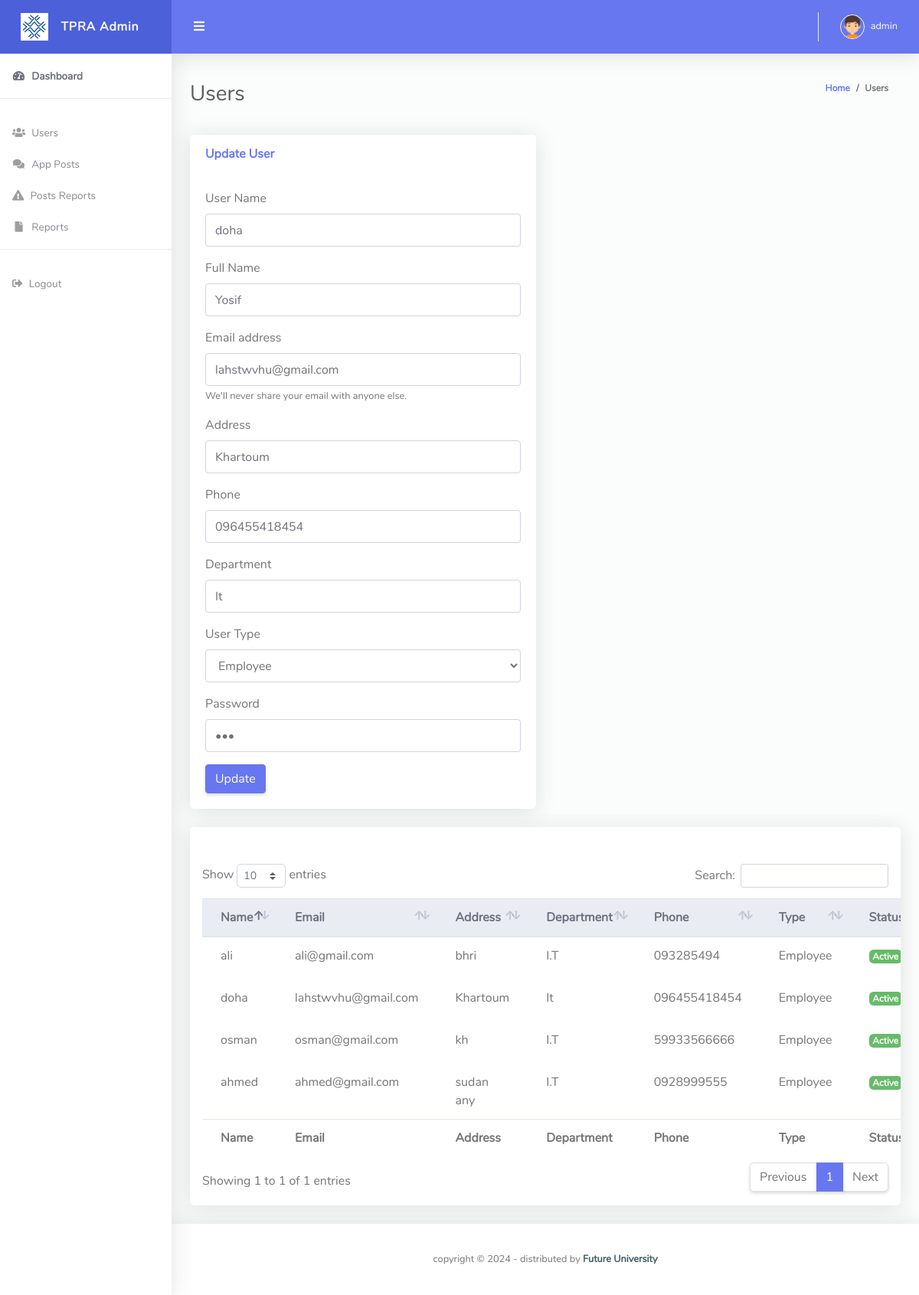
Page /manage_user.php?edit_id=9&action=edit (signed in) on the committed database.
### tables this page shows
CREATE TABLE `users` (
  `user_id` int(11) NOT NULL,
  `user_name` varchar(255) NOT NULL,
  `full_name` varchar(255) NOT NULL,
  `email` varchar(255) NOT NULL,
  `address` varchar(255) NOT NULL,
  `department` varchar(255) DEFAULT NULL,
  `phone` varchar(255) NOT NULL,
  `password` varchar(255) NOT NULL,
  `user_type` int(11) NOT NULL DEFAULT 0,
  `status` int(11) NOT NULL DEFAULT 1 COMMENT '0 : active\r\n1 :non-active',
  `user_del` int(11) NOT NULL DEFAULT 0 COMMENT '0 : not delete\r\n1 : deleted',
  `user_image` varchar(255) DEFAULT NULL,
  `added_date` timestamp NOT NULL DEFAULT current_timestamp()
);

### include/function.php (called while the page is built, shortened)
<?php
global $conn;
  function Get_users(){
	global $conn ;
   $sql = "SELECT * FROM `users` WHERE user_type = 0 and `user_del`  = 0 order by user_id DESC";
   if($query = mysqli_query($conn,$sql))
	{
	return $query;
	}
   else
	{
	echo $sql;die;
	}
  }
    function User_detils($user_id){
	global $conn;
	 $sql = "SELECT * FROM `users` where user_id = $user_id and  user_del = 0";
	if($query = mysqli_query($conn,$sql))
		{
		$res  = mysqli_fetch_array($query);
		return $res;
		}
	else
		{
		echo $sql;die;
		}
	}

### manage_user.php (the view, shortened to what this page needs)
<?php include("include/header.php"); ?>
        <div class="container-fluid" id="container-wrapper">
          <div class="d-sm-flex align-items-center justify-content-between mb-4">
            <h1 class="h3 mb-0 text-gray-800">Users</h1>
            <ol class="breadcrumb">
              <li class="breadcrumb-item"><a href="index.php">Home</a></li>
              <li class="breadcrumb-item">Users</li>
            </ol>
          </div>
<?php
if(isset($_GET['edit_id']) && isset($_GET['action']) == 'edit'){
  $user_id = $_GET['edit_id'];
  $user_detils = User_detils($user_id);
}
?>
          <div class="row">
            <div class="col-lg-6">
            <div class="card mb-4">
                <div class="card-header py-3 d-flex flex-row align-items-center justify-content-between">
                <?php if(isset($user_detils)){?>
                  <h6 class="m-0 font-weight-bold text-primary">Update User</h6>
                  <?php }else{ ?>
                    <h6 class="m-0 font-weight-bold text-primary">Add User</h6>
                    <?php } ?>
                </div>
                <div class="card-body">
                  <form action="manage_user.php" method="POST">
                  <div class="form-group">
                      <label for="">User Name</label>
                      <input type="text" class="form-control" name="user_name" required="required" id="exampleInputname" placeholder="Enter User Name" value="<?php if(isset($user_detils))echo $user_detils['user_name'];else echo ""; ?>">
                    </div>
                    <div class="form-group">
                      <label for="">Full Name</label>
                      <input type="text" class="form-control" id="exampleInputname" name="full_name" required="required" placeholder="Enter full Name" value="<?php if(isset($user_detils))echo $user_detils['full_name'];else echo ""; ?>">
                    </div>
                    <div class="form-group">
                      <label for="exampleInputEmail1">Email address</label>
                      <input type="email" class="form-control" id="exampleInputEmail1" name="email" required="required" aria-describedby="emailHelp"
                        placeholder="Enter email" value="<?php if(isset($user_detils))echo $user_detils['email'];else echo ""; ?>">
                      <small id="emailHelp" class="form-text text-muted">We'll never share your
                        email with anyone else.</small>
                    </div>
                    <div class="form-group">
                      <label for="">Address</label>
                      <input type="text" class="form-control" id="exampleInputname" name="address" required="required" placeholder="Enter Address" value="<?php if(isset($user_detils))echo $user_detils['address'];else echo ""; ?>">
                    </div>
                    <div class="form-group">
                      <label for="">Phone</label>
                      <input type="number" class="form-control" id="exampleInputname" name="phone" required="required" placeholder="Enter Phone No" value="<?php if(isset($user_detils))echo $user_detils['phone'];else echo ""; ?>">
                    </div>
                    <div class="form-group">
                      <label for="">Department</label>
                      <input type="text" class="form-control" name="department" required="required" id="exampleInputname" placeholder="Enter Department" value="<?php if(isset($user_detils))echo $user_detils['department'];else echo ""; ?>">
                    </div>
                    <div class="form-group">
                      <label for="">User Type</label>
                      <select class="form-control" required = "required" name="type" id="exampleInputname">
                      <?php if(isset($user_detils)){    ?>
                        <option value="<?php echo  $user_detils['user_type'];   ?>">  <?php  if($user_detils['user_type']==1)echo 'Admin';else echo "Employee";   ?> </option>
                        <?php }else{ ?>
                        <option>--Select Type--</option>
                        <?php } ?>
                      </select>
                    </div>
                    <div class="form-group">
                      <label for="">Password</label>
                      <input type="password" class="form-control" name="password" required="required" id="exampleInputname" placeholder="Enter Password" value="<?php if(isset($user_detils))echo $user_detils['password'];else echo ""; ?>">
                    </div>
                    <?php if(isset($user_detils)){?>
                    <button name="update" type="submit" class="btn btn-primary">Update</button>
                      <?php }else{ ?>
                    <button name="register" type="submit" class="btn btn-primary">Save</button>
                    <button  type="reset" class="btn btn-dark">Reset</button>
                    <?php }?>
                  </form>
                </div>
              </div>
              </div>
            <div class="col-lg-12">
              <div class="card mb-4">
                <div class="card-header py-3 d-flex flex-row align-items-center justify-content-between">
                </div>
                <div class="table-responsive p-3">
                  <table class="table align-items-center table-flush table-hover" id="dataTableHover">
                    <thead class="thead-light">
                      <tr>
                        <th>Name</th>
                        <th>Email</th>
                        <th>Address</th>
                        <th>Department</th>
                        <th>Phone</th>
                        <th>Type</th>
                        <th>Status</th>
                      </tr>
                    </thead>
                    <tfoot>
                      <tr>
                      <th>Name</th>
                        <th>Email</th>
                        <th>Address</th>
                        <th>Department</th>
                        <th>Phone</th>
                        <th>Type</th>
                        <th>Status</th>
                      </tr>
                    </tfoot>
                    <?php
                    $get_users = Get_users();
                    if(mysqli_num_rows($get_users)>0){
                    while ($rows = mysqli_fetch_array($get_users)) {
                    ?>
                    <tbody>
                      <tr>
                        <td><?php echo $rows['user_name'];   ?></td>
                        <td><?php echo $rows['email'];   ?></td>
                        <td><?php echo $rows['address'];   ?></td>
                        <td><?php echo $rows['department'];   ?></td>
                        <td><?php echo $rows['phone'];   ?></td>
                        <td><?php  if($rows['user_type']==1)echo 'Admin';else echo "Employee";   ?></td>
                        <td>
                          <?php
                           if($rows['status']==0){
                            ?>
                          <a href="manage_user.php?disactive_id=<?php echo $rows['user_id']; ?>&action=disactive" title="Non-active" class="badge badge-success">Active</a>
                           <?php }else{ ?>
                            <a href="manage_user.php?active_id=<?php echo $rows['user_id']; ?>&action=active" title="Activate" class="badge badge-danger">Not Active</a>
                           <?php } ?>
                        </td>
                      </tr>
                     <?php }
                     }else{
                     }
                     ?>
                    </tbody>
                  </table>
                </div>
              </div>
            </div>
          </div>
          <?php include("include/footer.php"); ?>

### rows in the picture
users: user_name "doha", full_name "Yosif", email "lahstwvhu@gmail.com", address "Khartoum", phone "096455418454", department "It", type "Employee"
users: user_name "ali", email "ali@gmail.com", address "bhri", department "I.T", phone "093285494", user_type "Employee"
users: user_name "osman", email "osman@gmail.com", address "kh", department "I.T", phone "59933566666", user_type "Employee"
users: user_name "ahmed", email "ahmed@gmail.com", address "sudan any", department "I.T", phone "0928999555", user_type "Employee"

### other values in the picture
$_SESSION['user_name'] "admin"
